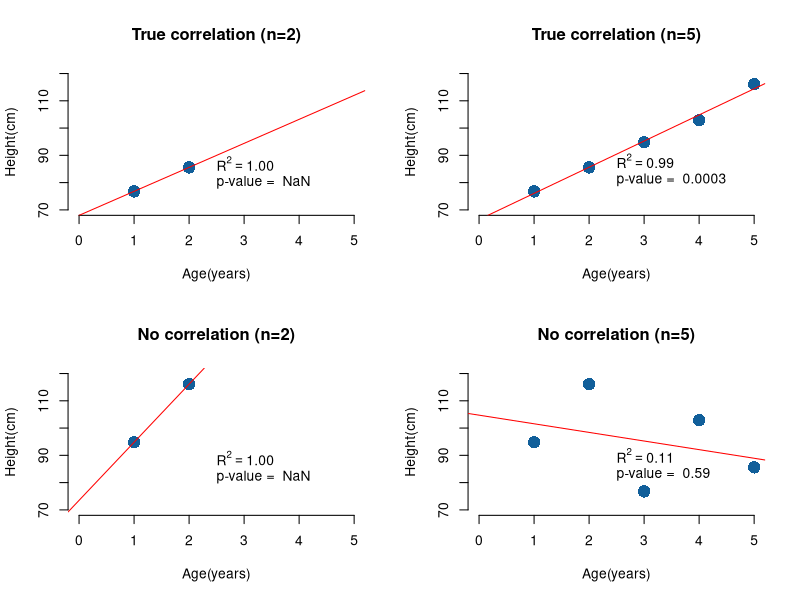

This figure's R source:
# linear regression examples



age = c(1,2,3,4,5)
height = c(76.8, 85.6, 94.8, 102.9, 116.1)

par(mfrow=c(2,2)) #, mai = c(0.9, 0.8, 0.3, 0.1), oma = c(0.1, 0.1, 0.1, 0.1)

R2 <- expression("My Title"^2)

#plot(1:10, main = R2)


# fit 2 points, true correlation ----
plot(age[1:2], height[1:2],
     col = "#115f9a", # set color
     xlim = c(0,5),
     ylim = c(70,120),
     main = 'True correlation (n=2)',
     xlab = 'Age(years)',
     ylab = 'Height(cm)',
     pch = 16, # set a filled circle as the symbol
     frame.plot = FALSE,
     cex = 2)

regression1 <- lm(height[1:2] ~ age[1:2]) # calculate the regression model
abline(regression1, col='red') # plot the regression model

regression1$coefficients[1] # intercept (expected height at age 0)
regression1$coefficients[2] # slope (expected increase in height pr year)

fit1 <- summary(regression1)

pVal1 <- summary(regression1)$coefficients[2,4] # p-value for the slope being different from 0
RSquared1 <- summary(regression1)$r.squared # s squared value

text(2.5, 87, bquote(R^2 == .(format(RSquared1, digits = 2, nsmall=2))),adj=0) # this is very complicated because I want to add a superscript
text(2.5, 80, paste('p-value = ', format(pVal1, digits = 2, nsmall=2, scientific=FALSE)),adj=0)



# fit 5 points, true correlation ----
plot(age, height,
     col = "#115f9a", # set color
     xlim = c(0,5),
     ylim = c(70,120),
     main = 'True correlation (n=5)',
     xlab = 'Age(years)',
     ylab = 'Height(cm)',
     pch = 16, # set a filled circle as the symbol
     frame.plot = FALSE,
     cex = 2)

regression2 <- lm(height ~ age) # calculate the regression model
abline(regression2, col='red') # plot the regression model

regression2$coefficients[1] # intercept (expected height at age 0)
regression2$coefficients[2] # slope (expected increase in height pr year)

fit2 <- summary(regression2)

pVal2 <- summary(regression2)$coefficients[2,4] # p-value for the slope being different from 0
RSquared2 <- summary(regression2)$r.squared # s squared value

text(2.5, 88, bquote(R^2 == .(format(RSquared2, digits = 2, nsmall=2))),adj=0) # this is very complicated because I want to add a superscript
text(2.5, 81, paste('p-value = ', format(pVal2, digits = 2, nsmall=2, scientific=FALSE)),adj=0)

age = c(1,2,3,4,5)
height = c(94.8, 116.1, 76.8, 102.9, 85.6)



# fit 2 points, no correlation ----
plot(age[1:2], height[1:2],
     col = "#115f9a", # set color
     xlim = c(0,5),
     ylim = c(70,120),
     main = 'No correlation (n=2)',
     xlab = 'Age(years)',
     ylab = 'Height(cm)',
     pch = 16, # set a filled circle as the symbol
     frame.plot = FALSE,
     cex = 2)

regression3 <- lm(height[1:2] ~ age[1:2]) # calculate the regression model
abline(regression3, col='red') # plot the regression model

regression3$coefficients[1] # intercept (expected height at age 0)
regression3$coefficients[2] # slope (expected increase in height pr year)

fit3 <- summary(regression3)

pVal3 <- summary(regression3)$coefficients[2,4] # p-value for the slope being different from 0
RSquared3 <- summary(regression3)$r.squared # s squared value

text(2.5, 89, bquote(R^2 == .(format(RSquared3, digits = 2, nsmall=2))),adj=0) # this is very complicated because I want to add a superscript
text(2.5, 82, paste('p-value = ', format(pVal3, digits = 2, nsmall=2, scientific=FALSE)),adj=0)


# fit 5 points, no correlation ----
plot(age, height,
     col = "#115f9a", # set color
     xlim = c(0,5),
     ylim = c(70,120),
     main = 'No correlation (n=5)',
     xlab = 'Age(years)',
     ylab = 'Height(cm)',
     pch = 16, # set a filled circle as the symbol
     frame.plot = FALSE,
     cex = 2)

regression4 <- lm(height ~ age) # calculate the regression model
abline(regression4, col='red') # plot the regression model

regression4$coefficients[1] # intercept (expected height at age 0)
regression4$coefficients[2] # slope (expected increase in height pr year)

fit4 <- summary(regression4)

pVal4 <- summary(regression4)$coefficients[2,4] # p-value for the slope being different from 0
RSquared4 <- summary(regression4)$r.squared # s squared value

text(2.5, 90, bquote(R^2 == .(format(RSquared4, digits = 2, nsmall=2))),adj=0) # this is very complicated because I want to add a superscript
text(2.5, 83, paste('p-value = ', format(pVal4, digits = 2, nsmall=2, scientific=FALSE)),adj=0) # here I use format to make sure that the numbers are formatted correctly

xx = cor.test(age, height, method=c("pearson", "kendall", "spearman"))